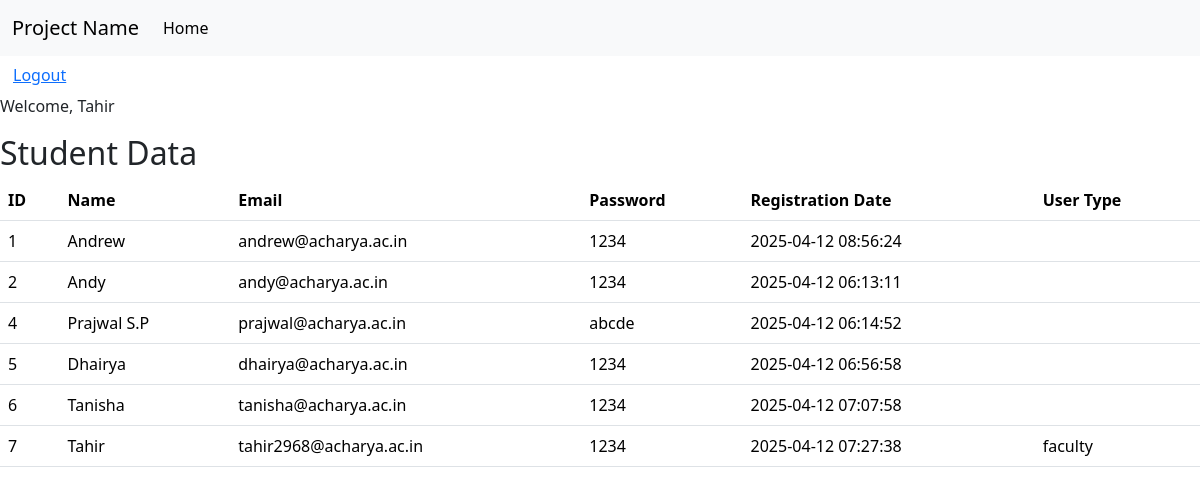
The page /dashboard.php (signed in) on the database its author committed.
### tables this page shows
CREATE TABLE `students` (
  `id` int(6) UNSIGNED NOT NULL,
  `studentname` varchar(255) NOT NULL,
  `email` varchar(50) NOT NULL,
  `password` varchar(255) NOT NULL,
  `reg_date` timestamp NOT NULL DEFAULT current_timestamp() ON UPDATE current_timestamp(),
  `usertype` varchar(255) NOT NULL
);

### dashboard.php (the view, shortened to what this page needs)
<?php
include 'connection.php';
if(!$_SESSION['userid'])
{
    header("Location: index.php");
    exit();
}
else
{
?>
<!doctype html>
<html lang="en">
  <head>
    <link href="https://cdn.jsdelivr.net/npm/bootstrap@5.3.5/dist/css/bootstrap.min.css" rel="stylesheet">
  </head>
  <body>
 <nav class="navbar navbar-expand-lg bg-body-tertiary">
  <div class="container-fluid">
    <a class="navbar-brand" href="#">Project Name</a>
    <div class="collapse navbar-collapse" id="navbarNavDropdown">
    <ul class="navbar-nav">
        <li class="nav-item">
          <a class="nav-link active" aria-current="page" href="#">Home</a>
        </li>
      </ul>
    </div>
    </div>
</nav>
<a href="logout.php" class="btn btn-link">Logout</a>
<p>  <?php echo "Welcome, ".$_SESSION['username'];  ?> </p>
<h2>Student Data</h2>
<table class="table">
  <tr>
  <th>ID</th>
    <th>Name</th>
    <th>Email</th>
    <th>Password</th>
    <th>Registration Date</th>
    <th>User Type</th>
</tr>
<?php
$result = mysqli_query($conn, "SELECT * FROM students");
 if(mysqli_num_rows($result) > 0)
    while($row = mysqli_fetch_array($result))
    {
        echo "<tr> <td>".$row[0]."</td><td>".$row[1]."</td><td>".$row[2]."</td><td>".$row[3]."</td><td>".$row[4]."</td><td>".$row[5]."</td>  </tr>";
    }
?>
</table>
</body>
</html>
<?php
    }
?>

### rows shown on the page
students: id "1", studentname "Andrew", email "andrew@acharya.ac.in", password "1234", reg_date "2025-04-12 08:56:24"
students: id "2", studentname "Andy", email "andy@acharya.ac.in", password "1234", reg_date "2025-04-12 06:13:11"
students: id "4", studentname "Prajwal S.P", email "prajwal@acharya.ac.in", password "abcde", reg_date "2025-04-12 06:14:52"
students: id "5", studentname "Dhairya", email "dhairya@acharya.ac.in", password "1234", reg_date "2025-04-12 06:56:58"
students: id "6", studentname "Tanisha", email "tanisha@acharya.ac.in", password "1234", reg_date "2025-04-12 07:07:58"
students: id "7", studentname "Tahir", email "tahir2968@acharya.ac.in", password "1234", reg_date "2025-04-12 07:27:38", usertype "faculty"

### other values the page prints
$_SESSION['username'] "Tahir"
